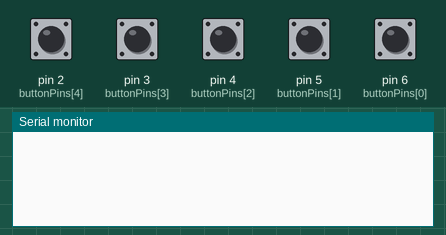
Simulated run of this sketch. Board: Arduino Uno, built with avr-gcc and run on an emulated ATmega328P. Shown: the last lines printed to the serial monitor. The inputs (shaded band) are chosen by the test bench; at power-on: pin 2 (buttonPins[4]), pin 3 (buttonPins[3]), pin 4 (buttonPins[2]), pin 5 (buttonPins[1]), pin 6 (buttonPins[0]) LOW.

Above: at 1.2 s.
1.3 s: pin 2 (buttonPins[4]) pulled HIGH for 0.15 s
At 2.6 s:
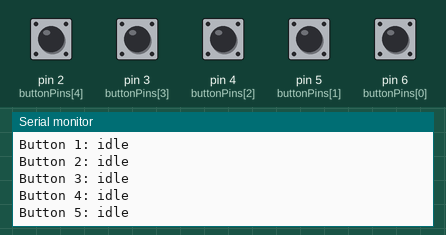
2.9 s: pin 3 (buttonPins[3]) pulled HIGH for 1 s
At 3.4 s:
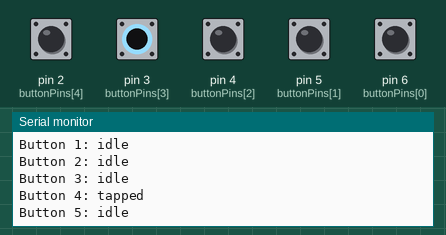
5.4 s: pin 4 (buttonPins[2]) pulled HIGH for 0.15 s
At 5.53 s:
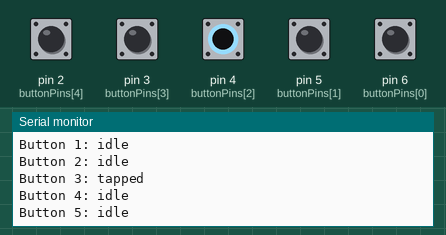
7.0 s: pin 5 (buttonPins[1]) pulled HIGH for 0.15 s
At 8.3 s:
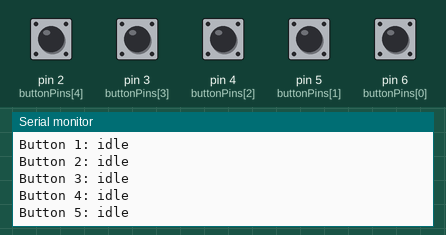
8.6 s: pin 6 (buttonPins[0]) pulled HIGH for 0.15 s
10.2 s: pin 2 (buttonPins[4]) pulled HIGH for 1 s
At 11.0 s:
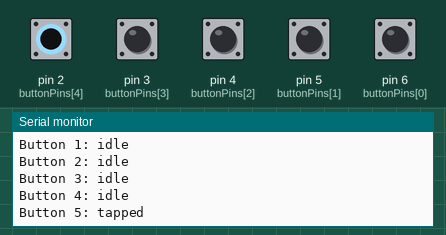
Timing chart, 0 to 13.2 s (numbered marks = the images above; inputs shaded):
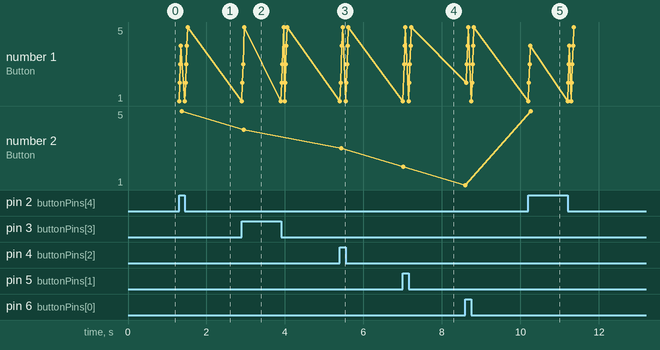

The sketch:

A_buttons_lights.ino
```cpp
// The EZ Bomb
// Constants don't change
const unsigned long holdThreshold = 1000; // Adjust this threshold as needed (in milliseconds)

// Variables will change:
const int numButtons = 5;
const int buttonPins[numButtons] = {6, 5, 4, 3, 2}; // Pins for the buttons, rearranged order
unsigned long buttonPressStartTime[numButtons] = {0}; // Array to store the time when button press starts
bool holdPrinted[numButtons] = {false}; // Array to track if hold message has been printed

void setup() {
  // put your setup code here, to run once:
  Serial.begin(9600);
  for (int i = 0; i < numButtons; ++i) {
    pinMode(buttonPins[i], INPUT);
  }
}

void loop() {
  // Variable to track if any button state changed
  bool stateChanged = false;

  for (int i = 0; i < numButtons; ++i) {
    int buttonState = digitalRead(buttonPins[i]);

    // Check if the pushbutton is pressed. If it is, the buttonState is HIGH:
    if (buttonState == HIGH) {
      if (buttonPressStartTime[i] == 0) {
        // Button has just been pressed
        buttonPressStartTime[i] = millis(); // Record the time of button press
        holdPrinted[i] = false; // Reset holdPrinted flag
        stateChanged = true; // Indicate that button state changed
      } else if (!holdPrinted[i] && millis() - buttonPressStartTime[i] >= holdThreshold) {
        // Button is being held and hold message hasn't been printed yet
        holdPrinted[i] = true; // Set holdPrinted flag to true to indicate that hold message has been printed
        stateChanged = true; // Indicate that button state changed
      }
    } else {
      // Button is not pressed
      if (buttonPressStartTime[i] != 0) {
        // Button was released
        buttonPressStartTime[i] = 0; // Reset button press start time
        stateChanged = true; // Indicate that button state changed
      }
      holdPrinted[i] = false; // Reset holdPrinted flag when button is released
    }
  }

  // Print the status of all buttons if any button state changed
  if (stateChanged) {
    for (int i = 0; i < numButtons; ++i) {
      if (digitalRead(buttonPins[i]) == HIGH && !holdPrinted[i]) { // Check if button is pressed and not held
        Serial.print("Button ");
        Serial.print(i + 1);
        Serial.println(": tapped");
      } else if (holdPrinted[i]) { // Check if button is being held
        Serial .print("Button ");
        Serial.print(i + 1);
        Serial.println(": holding");
      } else {
        Serial.print("Button ");
        Serial.print(i + 1);
        Serial.println(": idle");
      }
    }
    Serial.println(); // Print a blank line for readability
    Serial.println(); // Print a blank line for readability
  }
}
```

Measured:
- after the input at 1.3 s, the serial monitor: prints a new line at once (image 1)
- after the input at 2.9 s, the serial monitor: prints a new line after 0.05 s (image 2)
- after the input at 5.4 s, the serial monitor: prints a new line at once (image 3)
- after the input at 7.0 s, the serial monitor: prints a new line at once (image 4)
- after the input at 10.2 s, the serial monitor: prints a new line after 0.07 s (image 5)
